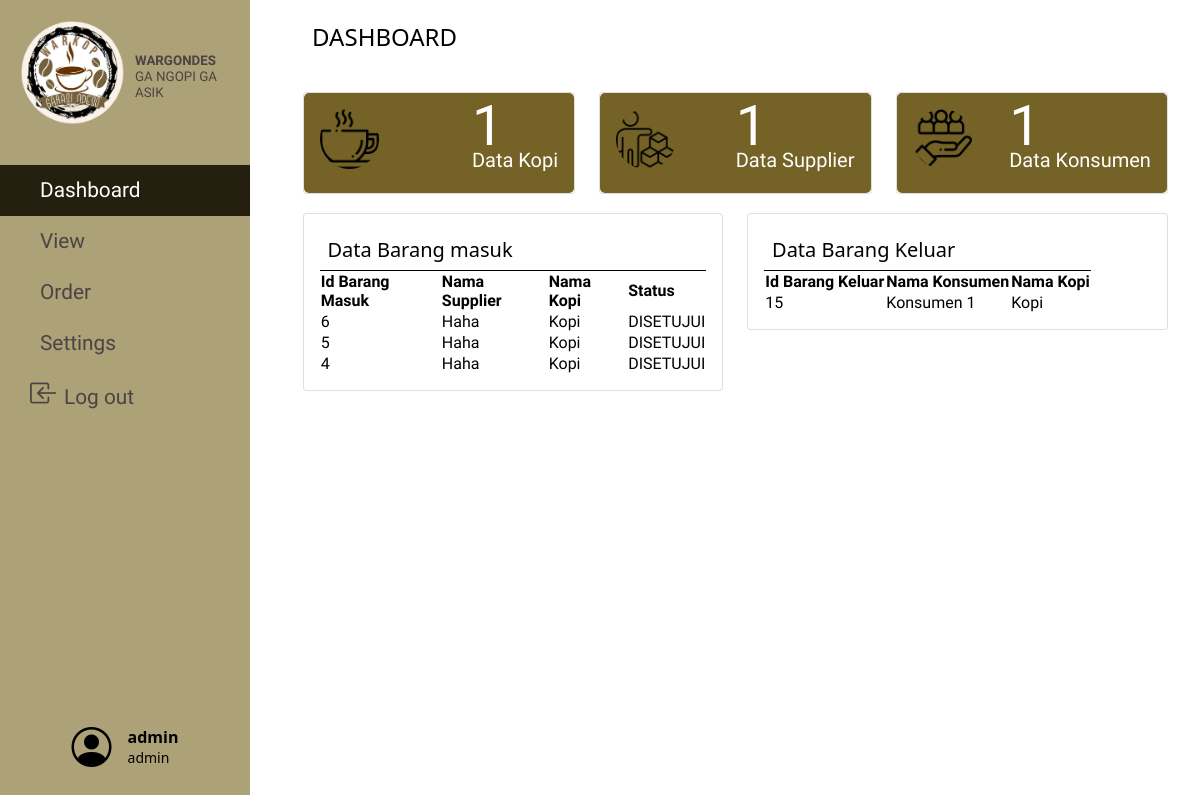
/php/dashboard.php (signed in), run on an earlier commit of the app's database.
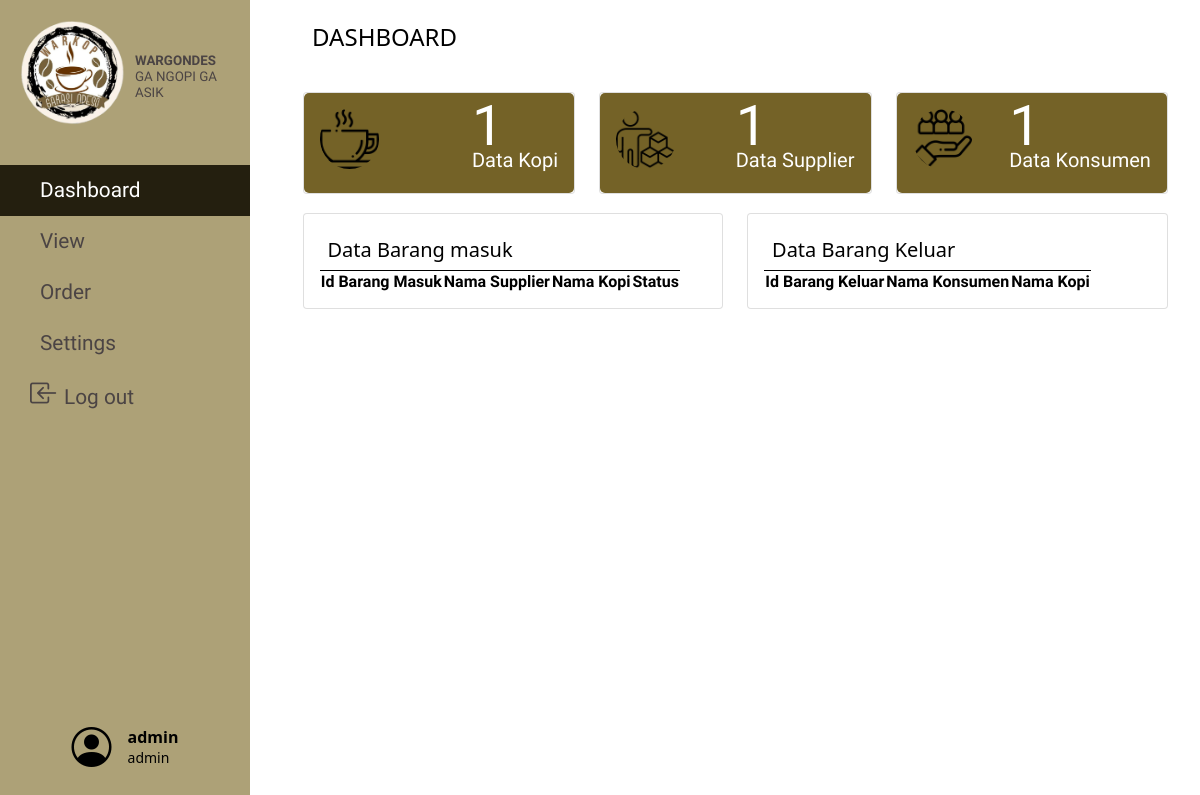
And on a later commit of the database.
### tables this page shows
CREATE TABLE `barangmasuk` (
  `id_barangmasuk` int(11) NOT NULL,
  `id_kopi` int(11) NOT NULL,
  `id_supplier` int(11) DEFAULT NULL,
  `tanggal_barangmasuk` datetime NOT NULL DEFAULT current_timestamp(),
  `qty` int(11) NOT NULL,
  `status` enum('DIPROSES','DISETUJUI','DITOLAK','') NOT NULL DEFAULT 'DIPROSES'
);

CREATE TABLE `supplier` (
  `id_supplier` int(11) NOT NULL,
  `nama_supplier` varchar(25) NOT NULL,
  `alamat_supplier` varchar(25) NOT NULL,
  `no_hp` int(12) NOT NULL
);

CREATE TABLE `kopi` (
  `id_kopi` int(11) NOT NULL,
  `id_kategori` int(11) DEFAULT NULL,
  `namakopi` varchar(25) NOT NULL,
  `deskripsi` varchar(25) NOT NULL,
  `stok` int(11) NOT NULL,
  `harga` bigint(100) NOT NULL
);

CREATE TABLE `barangkeluar` (
  `id_barangkeluar` int(11) NOT NULL,
  `id_kopi` int(11) NOT NULL,
  `id_konsumen` int(11) DEFAULT NULL,
  `qty` int(11) NOT NULL,
  `tanggal_barangkeluar` datetime NOT NULL DEFAULT current_timestamp()
);

CREATE TABLE `konsumen` (
  `id_konsumen` int(11) NOT NULL,
  `nama_konsumen` varchar(25) NOT NULL,
  `alamat_konsumen` varchar(25) NOT NULL
);

### php/dashboard.php (the view, shortened to what this page needs)
<html>
<?php $page = 'dashboard';
include('../include/header.php'); ?>
<?php include('../include/navbar.php'); ?>
<?php include('../database/db.php'); ?>
<link href="../css/dashboard.css" rel="stylesheet" type="text/css" />
<body style="background:url('https://img.freepik.com/free-photo/right-corner-coffee-beans-with-copy-space_23-2148255026.jpg?w=826&t=st=1690722306~exp=1690722906~hmac=857df898b9099e272b7c4738dd9a2e88d4b1ef4aa3c55a6ebd3c8b798e20c916');background-repeat:no-repeat;
background-position: center center;background-size: cover;"">
	<div class="container">
		<div class="row dashboard" style="background: none;">
			<div class="col-sm-12 text-black font-weight-bold">DASHBOARD</div>
		</div>
		<div class="row analytics">
			<div class="col-sm-4">
				<div class="card-group">
					<div class="card">
						<div class="card-body">
							<img src="../img/kopi.png" class="col-sm-3" alt="" id="icon">
							<?php
							$sql = "SELECT * FROM kopi";
							if ($result = mysqli_query($conn, $sql)) {
								$rowcount = mysqli_num_rows($result);
							} ?>
							<p class="card-text"><?php echo "<span id='supplier'> $rowcount </span>"  . "<br>Data Kopi" ?></p>
						</div>
					</div>
				</div>
			</div>
			<div class="col-sm-4">
				<div class="card-group">
					<div class="card">
						<div class="card-body">
							<img src="../img/supplier2.png" class="col-sm-3" alt="" id="icon">
							<?php
							$sqll = "SELECT * FROM supplier";
							if ($Result = mysqli_query($conn, $sqll)) {
								$rowcounter = mysqli_num_rows($Result);
							}
							?>
							<p class="card-text"><?php echo "<span id='supplier'> $rowcounter </span>"  . "<br>Data Supplier" ?></p>
						</div>
					</div>
				</div>
			</div>
			<div class="col-sm-4">
				<div class="card-group">
					<div class="card">
						<div class="card-body">
							<img src="../img/konsumen.png" class="col-sm-3" alt="" id="icon">
							<?php
							$Sqll = "SELECT * FROM konsumen";
							if ($Resultt = mysqli_query($conn, $Sqll)) {
								$Rowcounter = mysqli_num_rows($Resultt);
							}
							?>
							<p class="card-text"><?php echo "<span id='supplier'> $Rowcounter </span>"  . "<br>Data Konsumen" ?></p>
						</div>
					</div>
				</div>
			</div>
		</div>
		<div class="row orders">
			<div class="col-sm-6">
				<div class="card-group">
					<div class="card">
						<div class="card-body">
							<h5 class="card-title orders">Data Barang masuk</h5>
							<table id="recent_clientorder" class="display">
								<thead>
									<tr>
										<th>Id Barang Masuk</th>
										<th>Nama Supplier</th>
										<th>Nama Kopi </th>
										<th>Status </th>
									</tr>
								</thead>
								<tbody>
									<?php
									$sql = "SELECT * FROM barangmasuk JOIN kopi ON barangmasuk.id_kopi=kopi.id_kopi JOIN supplier ON barangmasuk.id_supplier=supplier.id_supplier order by barangmasuk.id_barangmasuk DESC LIMIT 3";
									$result = $conn->query($sql);
									?>
									<?php if ($result->num_rows > 0) : ?>
										<?php while ($row = $result->fetch_assoc()) : ?>
											<tr>
												<td><?php echo $row["id_barangmasuk"]; ?></td>
												<td><?php echo $row["nama_supplier"]; ?></td>
												<td><?php echo $row["namakopi"]; ?></td>
												<td><?php echo $row["status"]; ?></td>
											</tr>
										<?php endwhile; ?>
									<?php endif; ?>
								</tbody>
							</table>
						</div>
					</div>
				</div>
			</div>
			<div class="col-sm-6">
				<div class="card-group">
					<div class="card">
						<div class="card-body">
							<h5 class="card-title orders">Data Barang Keluar</h5>
							<table id="recent_purchaseorder" class="display">
								<thead>
										<tr>
										<th>Id Barang Keluar</th>
										<th>Nama Konsumen</th>
										<th>Nama Kopi </th>
									</tr>
								</thead>
								<tbody>
								<?php
									$sql = "SELECT * FROM barangkeluar JOIN kopi ON barangkeluar.id_kopi=kopi.id_kopi JOIN konsumen ON barangkeluar.id_konsumen=konsumen.id_konsumen order by barangkeluar.id_barangkeluar DESC LIMIT 3";
									$result = $conn->query($sql);
									?>
									<?php if ($result->num_rows > 0) : ?>
										<?php while ($row = $result->fetch_assoc()) : ?>
											<tr>
												<td><?php echo $row["id_barangkeluar"]; ?></td>
												<td><?php echo $row["nama_konsumen"]; ?></td>
												<td><?php echo $row["namakopi"]; ?></td>
											</tr>
										<?php endwhile; ?>
									<?php endif; ?>
								</tbody>
							</table>
						</div>
					</div>
				</div>
			</div>
		</div>
	</div>
</body>
</html>

### include/header.php (shortened to what this page needs)
<head>
	<link href="https://cdn.jsdelivr.net/npm/bootstrap@5.1.3/dist/css/bootstrap.min.css" rel="stylesheet">
	<link rel="stylesheet" type="text/css" href="https://cdn.datatables.net/1.11.5/css/jquery.dataTables.min.css">
	<link href="../css/table.css" rel="stylesheet" type="text/css" />
	<link href="../css/ViewOrder.css" rel="stylesheet" type="text/css" />
	<link href="../css/modal.css" rel="stylesheet" type="text/css" />
	<link rel='stylesheet' href='https://cdn-uicons.flaticon.com/uicons-solid-rounded/css/uicons-solid-rounded.css'>
	<link rel='stylesheet' href='https://cdn-uicons.flaticon.com/uicons-regular-rounded/css/uicons-regular-rounded.css'>
	<link rel='stylesheet' href='https://cdn-uicons.flaticon.com/uicons-regular-straight/css/uicons-regular-straight.css'>
	<link rel='stylesheet' href='https://cdn.datatables.net/1.13.5/css/jquery.dataTables.min.css'>
	<link rel='stylesheet' href='https://cdn.datatables.net/buttons/2.4.1/css/buttons.dataTables.min.css'>
	<link rel="stylesheet" href="https://cdn.jsdelivr.net/npm/bootstrap-icons@1.10.5/font/bootstrap-icons.css">
</head>

### include/navbar.php (shortened to what this page needs)
<link href="../css/navbar.css" rel="stylesheet" type="text/css" />
<div class="wrapper">
	<nav id="sidebar">
		<div class="sidebar-header">
			<img id="logo" src="../img/logo.png">
			<h1 id="title">WARGONDES<br><span id="tagline">GA NGOPI GA ASIK</span></h1>
		</div>
		<ul class="list-unstyled components">
			<li class="<?php if ($page == 'dashboard') {
							echo 'active';
						} ?>">
				<a href="dashboard.php" id="label">
					<i class="fi fi-rr-apps"></i>Dashboard</a>
			</li>
			<?php if ($_SESSION['role'] == 'admin') {?>
			<li class="<?php if ($page == 'viewPage') {
							echo 'active';
						} ?>">
				<a href="viewPage.php" id="label">
					<i class="fi fi-rr-search"></i>View</a>
			</li>
			<li class="<?php if ($page == 'orderPage') {
							echo 'active';
						} ?>">
				<a href="orderPage.php" id="label">
					<i class="fi fi-rr-shopping-cart"></i>Order</a>
			</li>
			<?php } ?>
			<li class="<?php if ($page == 'settingPage') {
							echo 'active';
						} ?>">
				<a href="settingPage.php" id="label">
					<i class="fi fi-rr-settings-sliders"></i>Settings</a>
			</li>
			<li>
				<a id="label" onclick="return confirm('You are about to Log out, click YES to proceed');" href="../actions/logout.php">
					<i class="bi bi-box-arrow-in-left" style="margin-right:6px;font-size: 28px;"></i>Log out</a>
			</li>
		</ul>
		<div class="user">
			<i class="bi bi-person-circle"></i>
			<div>
			<div class="username"><?php echo $_SESSION["user"] ?></div>
			<div class="role"><?php echo $_SESSION["role"] ?></div>
			</div>
		</div>
	</nav>
</div>

### css/table.css (style rules this page uses)
table { background:white; border-color:black; font-family: 'Arya', sans-serif; }
thead { background:#645b40; color:white; }

### css/ViewOrder.css (style rules this page uses)
body { background-color: #ededed; }

### css/modal.css (style rules this page uses)
#Title { margin: 0; padding-top:10px; }

### css/navbar.css (style rules this page uses)
#logo { width: 50%; }
.wrapper { display: flex; align-items: stretch; position: absolute; }
#sidebar { min-width: 250px; max-width: 250px; min-height: 100vh; position: fixed; overflow: hidden; }
p { font-family: 'Arya', sans-serif; font-size: 1.1em; font-weight: 300; line-height: 1.7em; color: #999; }
a, a:hover, a:focus { color: inherit; text-decoration: none; transition: all 0.3s; }
#sidebar { background: #ada177; color: #fff; transition: all 0.3s; }
#sidebar .sidebar-header { padding: 20px; color: #4B4444; display: flex; justify-content: center; flex-wrap: nowrap; align-items: center; font-family: 'Arya', sans-serif; align-content: space-between; flex-direction: row; }
#sidebar ul.components { padding: 20px 0; }
#sidebar ul li a { padding: 10px; font-size: 1.3em; display: block; padding-left: 30px; font-family: 'Arya', sans-serif; }
#label { color:#4B4444; text-decoration: none; font-size:50px; }
#title { font-family:'Arya', sans-serif; font-size: 10pt; margin-left:10px; font-weight: bold; }
#tagline { font-size: 10pt; font-weight: normal; }
.active { background: #241f0f; }
.active > a, .active > li { color: white !important; }

### css/dashboard.css (style rules this page uses)
body { background-color: #ededed; overflow: hidden; }
.container { margin-left: 260px; max-width: 80vw; }
.dashboard { padding-top: 2%; padding-bottom: 2%; background-color:#f1f1f1; margin-left:3%; margin-right:4%; color: black; font-size: 1.5rem; }
.analytics { margin-left: 2%; margin-right: 3%; margin-top: 2%; color: white; }
.analytics .card-body { display: flex; height: 100px; border-radius: 5px; background-color: #746227; flex-wrap: wrap; align-content: space-between; justify-content: space-between; flex-direction: column; }
.orders .card-body { background: white !important; border-radius: 5px; }
.orders { margin-left: 2%; margin-right: 3%; margin-top: 2%; }
h5.card-title.orders { color: rgb(0, 0, 0) !important; }
.card-text { color: white; font-size: 20px; }
img#icon { border-radius: 50%; }
table th { background: white; color: black; border-top: 1px solid black; }
span#supplier { font-size: 3.5rem; }
table td { background: white; color: black; }

### include/navbar.php (style rules this page uses)
.user { color: black; display: flex; width: 100%; justify-content: center; align-items: center; position: absolute; bottom: 32px; }
.user i { font-size: 40px; margin-right: 16px; }
.user .username { font-weight: bold; }
.user .role { font-size: 14px; margin-top: -2px; }

What changed in the data, as far as the page shows it:
removed barangmasuk: id_barangmasuk "6", id_supplier.nama_supplier "Haha", id_kopi.namakopi "Kopi", status "DISETUJUI"
removed barangmasuk: id_barangmasuk "5", id_supplier.nama_supplier "Haha", id_kopi.namakopi "Kopi", status "DISETUJUI"
removed barangmasuk: id_barangmasuk "4", id_supplier.nama_supplier "Haha", id_kopi.namakopi "Kopi", status "DISETUJUI"
removed barangkeluar: id_barangkeluar "15", id_konsumen.nama_konsumen "Konsumen 1", id_kopi.namakopi "Kopi"
